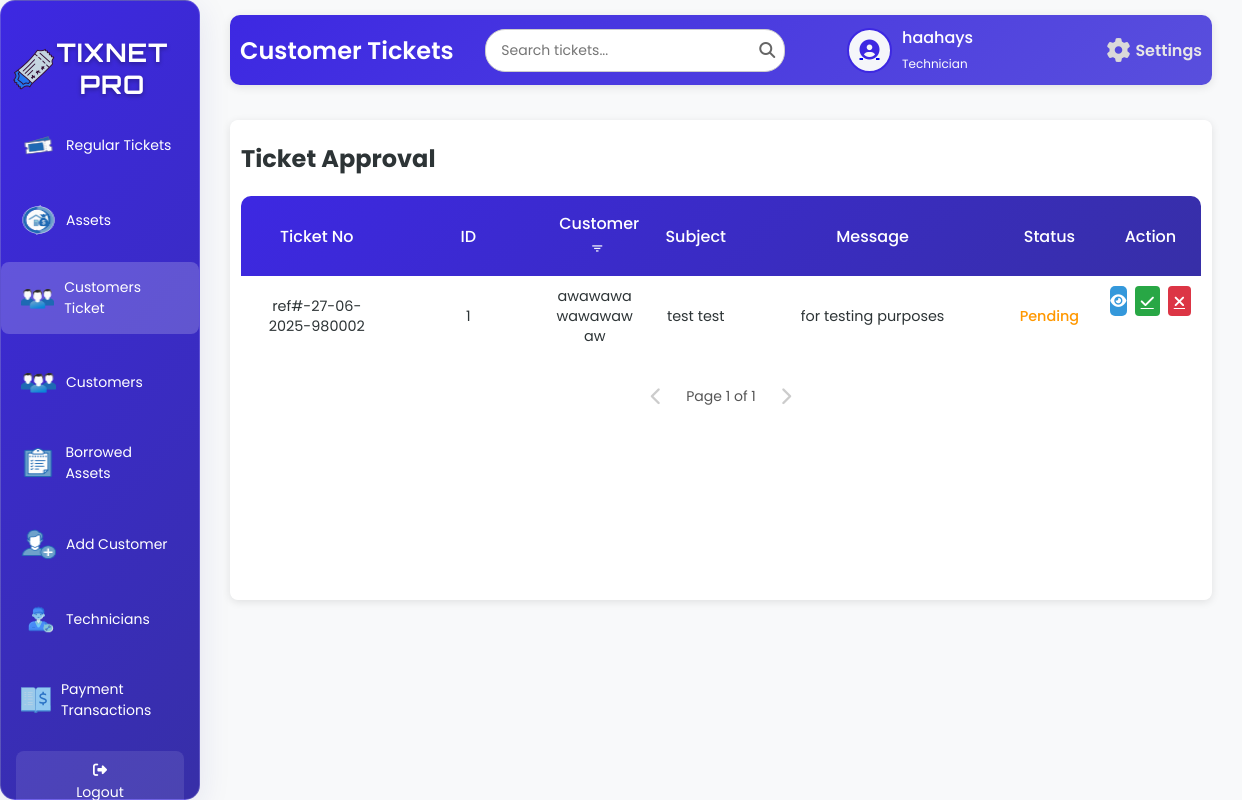
Screenshot of /AllCustomersT.php (signed in) with the database file from the repository.
### tables this page shows
CREATE TABLE `tbl_user` (
  `u_id` int(50) NOT NULL,
  `u_fname` varchar(200) NOT NULL,
  `u_lname` varchar(200) NOT NULL,
  `u_email` varchar(200) NOT NULL,
  `u_username` varchar(200) NOT NULL,
  `u_password` varchar(200) NOT NULL,
  `u_type` varchar(200) NOT NULL,
  `u_status` varchar(200) NOT NULL,
  `is_online` tinyint(1) DEFAULT 0
);

CREATE TABLE `tbl_customer_ticket` (
  `s_ref` varchar(200) NOT NULL,
  `c_id` int(50) NOT NULL,
  `c_fname` varchar(200) NOT NULL,
  `c_lname` varchar(200) NOT NULL,
  `s_subject` varchar(200) NOT NULL,
  `s_message` varchar(200) NOT NULL,
  `s_status` varchar(200) NOT NULL
);

### AllCustomersT.php (the view, shortened to what this page needs)
<?php
include 'db.php';
$firstName = '';
$userType = '';
$avatarPath = $_SESSION['avatarPath'];
$sqlUser = "SELECT u_fname, u_lname, u_type FROM tbl_user WHERE u_username = ?";
$stmt = $conn->prepare($sqlUser);
$stmt->bind_param("s", $_SESSION['username']);
$stmt->execute();
$resultUser = $stmt->get_result();
if ($resultUser->num_rows > 0) {
    $row = $resultUser->fetch_assoc();
    $firstName = $row['u_fname'] ?: 'Unknown';
    $userType = strtolower($row['u_type']) ?: 'staff';
} else {
    error_log("User not found for username: {$_SESSION['username']}");
    $_SESSION['error'] = "User not found.";
    header("Location: AllCustomersT.php?page_customer=1");
    exit();
}
$limit = 10;
$pageCustomer = isset($_GET['page_customer']) ? max(1, (int)$_GET['page_customer']) : 1;
$offsetCustomer = ($pageCustomer - 1) * $limit;
$totalCustomerQuery = "SELECT COUNT(*) AS total FROM tbl_customer_ticket WHERE s_status = 'Pending'";
$totalCustomerResult = $conn->query($totalCustomerQuery);
$totalCustomerRow = $totalCustomerResult->fetch_assoc();
$totalCustomer = $totalCustomerRow['total'];
$totalCustomerPages = ceil($totalCustomer / $limit);
$sqlCustomer = "SELECT s_ref, c_id, c_fname, c_lname, s_subject, s_message, s_status
                FROM tbl_customer_ticket
                WHERE s_status = 'Pending'
                ORDER BY s_ref ASC
                LIMIT ?, ?";
$stmtCustomer = $conn->prepare($sqlCustomer);
$stmtCustomer->bind_param("ii", $offsetCustomer, $limit);
$stmtCustomer->execute();
$resultCustomer = $stmtCustomer->get_result();
?>
<!DOCTYPE html>
<html lang="en">
<head>
    <link rel="stylesheet" href="AllCustomersT.css">
    <link rel="stylesheet" href="https://cdnjs.cloudflare.com/ajax/libs/font-awesome/6.6.0/css/all.min.css">
    <link rel="stylesheet" href="https://unpkg.com/boxicons@2.1.4/css/boxicons.min.css">
</head>
<body>
<div class="wrapper">
    <div class="sidebar glass-container">
        <h2><img src="image/logo.png" alt="Tix Net Icon" class="sidebar-icon">TixNet Pro</h2>
        <ul>
            <li><a href="staffD.php"><img src="image/ticket.png" alt="Regular Tickets" class="icon" /> <span>Regular Tickets</span></a></li>
            <li><a href="assetsT.php"><img src="image/assets.png" alt="Assets" class="icon" /> <span>Assets</span></a></li>
            <li><a href="AllCustomersT.php" class="active"><img src="image/users.png" alt="Customers" class="icon" /> <span>Customers Ticket</span></a></li>
            <li><a href="customersT.php"><img src="image/users.png" alt="Customers" class="icon" /> <span>Customers</span></a></li>
            <li><a href="borrowedStaff.php"><img src="image/borrowed.png" alt="Borrowed Assets" class="icon" /> <span>Borrowed Assets</span></a></li>
            <li><a href="addC.php"><img src="image/add.png" alt="Add Customer" class="icon" /> <span>Add Customer</span></a></li>
            <li><a href="AssignTech.php"><img src="image/technician.png" alt="Technicians" class="icon" /> <span>Technicians</span></a></li>
            <li><a href="Payments.php"><img src="image/transactions.png" alt="Payment Transactions" class="icon" /> <span>Payment Transactions</span></a></li>
        </ul>
        <footer>
            <a href="index.php" class="back-home"><i class="fas fa-sign-out-alt"></i> Logout</a>
        </footer>
    </div>
    <div class="container">
        <div class="upper">
            <h1>Customer Tickets</h1>
            <div class="search-container">
                <input type="text" class="search-bar" id="searchInput" placeholder="Search tickets..." onkeyup="debouncedSearchTickets()">
                <span class="search-icon"><i class="fas fa-search"></i></span>
            </div>
            <div class="user-profile">
                <div class="user-icon">
                    <a href="image.php">
                        <?php
                        $cleanAvatarPath = preg_replace('/\?\d+$/', '', $avatarPath);
                        if (!empty($avatarPath) && file_exists($cleanAvatarPath)) {
                            echo "<img src='" . htmlspecialchars($avatarPath, ENT_QUOTES, 'UTF-8') . "' alt='User Avatar'>";
                        } else {
                            echo "<i class='fas fa-user-circle'></i>";
                        }
                        ?>
                    </a>
                </div>
                <div class="user-details">
                    <span><?php echo htmlspecialchars($firstName, ENT_QUOTES, 'UTF-8'); ?></span>
                    <small><?php echo htmlspecialchars(ucfirst($userType), ENT_QUOTES, 'UTF-8'); ?></small>
                </div>
                <a href="settings.php" class="settings-link">
                    <i class="fas fa-cog"></i>
                    <span>Settings</span>
                </a>
            </div>
        </div>
        <div class="table-box glass-container">
            <h2>Ticket Approval</h2>
            <div class="customer-tickets active">
                <table id="customer-tickets-table">
                    <thead>
                        <tr>
                            <th>Ticket No</th>
                            <th>ID</th>
                            <th>Customer <button class="filter-btn" onclick="showAccountFilterModal('customer')" title="Filter by Customer Name"><i class='bx bx-filter'></i></button></th>
                            <th>Subject</th>
                            <th>Message</th>
                            <th>Status</th>
                            <th>Action</th>
                        </tr>
                    </thead>
                    <tbody id="customer-table-body">
                        <?php
                        if ($resultCustomer->num_rows > 0) {
                            while ($row = $resultCustomer->fetch_assoc()) {
                                $statusClass = 'status-' . strtolower($row['s_status']);
                                $customerName = htmlspecialchars(($row['c_fname'] . ' ' . $row['c_lname']) ?: 'Unknown', ENT_QUOTES, 'UTF-8');
                                echo "<tr>
                                        <td>" . htmlspecialchars($row['s_ref'], ENT_QUOTES, 'UTF-8') . "</td>
                                        <td>" . htmlspecialchars($row['c_id'], ENT_QUOTES, 'UTF-8') . "</td>
                                        <td>$customerName</td>
                                        <td>" . htmlspecialchars($row['s_subject'], ENT_QUOTES, 'UTF-8') . "</td>
                                        <td>" . htmlspecialchars($row['s_message'], ENT_QUOTES, 'UTF-8') . "</td>
                                        <td class='$statusClass'>" . ucfirst(strtolower($row['s_status'])) . "</td>
                                        <td class='action-buttons'>
                                            <a class='view-btn' href='#' onclick=\"showCustomerViewModal('" . htmlspecialchars($row['s_ref'], ENT_QUOTES, 'UTF-8') . "', '" . htmlspecialchars($row['s_ref'], ENT_QUOTES, 'UTF-8') . "', '" . htmlspecialchars($row['c_id'], ENT_QUOTES, 'UTF-8') . "', '$customerName', '" . htmlspecialchars($row['s_subject'], ENT_QUOTES, 'UTF-8') . "', '" . htmlspecialchars($row['s_message'], ENT_QUOTES, 'UTF-8') . "', '" . htmlspecialchars($row['s_status'], ENT_QUOTES, 'UTF-8') . "')\" title='View'><i class='fas fa-eye'></i></a>
                                            <a class='action-btn check' href='#' onclick=\"approveTicket('" . htmlspecialchars($row['s_ref'], ENT_QUOTES, 'UTF-8') . "')\" title='Approve'><i class='fas fa-check'></i></a>
                                            <a class='action-btn x' href='#' onclick=\"showRejectModal('" . htmlspecialchars($row['s_ref'], ENT_QUOTES, 'UTF-8') . "')\" title='Decline'><i class='fas fa-times'></i></a>
                                        </td>
                                      </tr>";
                            }
                        } else {
                            echo "<tr><td colspan='7' style='text-align: center;'>No customer tickets found.</td></tr>";
                        }
                        ?>
                    </tbody>
                </table>
                <div class="pagination" id="customer-pagination">
                    <?php if ($pageCustomer > 1): ?>
                        <a href="?page_customer=<?php echo $pageCustomer - 1; ?>" class="pagination-link"><i class="fas fa-chevron-left"></i></a>
                    <?php else: ?>
                        <span class="pagination-link disabled"><i class="fas fa-chevron-left"></i></span>
                    <?php endif; ?>
                    <span class="current-page">Page <?php echo $pageCustomer; ?> of <?php echo $totalCustomerPages; ?></span>
                    <?php if ($pageCustomer < $totalCustomerPages): ?>
                        <a href="?page_customer=<?php echo $pageCustomer + 1; ?>" class="pagination-link"><i class="fas fa-chevron-right"></i></a>
                    <?php else: ?>
                        <span class="pagination-link disabled"><i class="fas fa-chevron-right"></i></span>
                    <?php endif; ?>
                </div>
            </div>
        </div>
    </div>
</div>
</body>
</html>

### AllCustomersT.php (style rules this page uses)
.filter-btn { background: transparent !important; border: none; cursor: pointer; font-size: 15px; color: var(--light, #f5f8fc); margin-left: 5px; vertical-align: middle; padding: 0; outline: none; }
.action-buttons { display: flex; gap: 8px; }
.action-btn { padding: 6px; border: none; border-radius: 4px; cursor: pointer; font-size: 15px; font-weight: 500; transition: background-color 0.2s; text-align: center; color: white; display: inline-flex; align-items: center; justify-content: center; width: 30px; height: 30px; }
.action-btn.check { background-color: #28a745; }
.action-btn.x { background-color: #dc3545; }

### rows the page displays
tbl_user: u_fname "haahays", u_type "Technician"
tbl_customer_ticket: s_ref "ref#-27-06-2025-980002", c "1", customerName "awawawa wawawawaw", s_subject "test test", s_message "for testing purposes", s_status "Pending"

### other values shown
$pageCustomer "1"
$totalCustomerPages "1"
